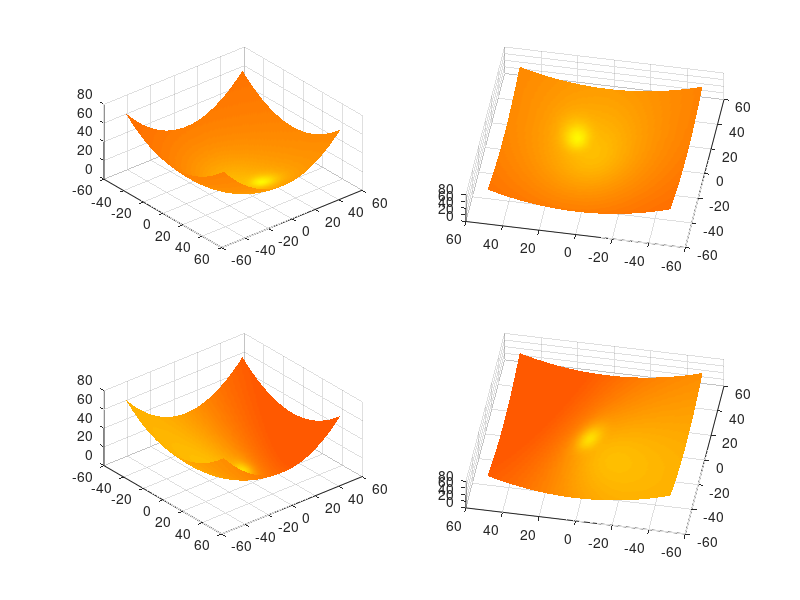

This chart was generated by the following MATLAB code:
a= 9.47;
b= 8.11;
x0= 0.84;
y0= 1.88;
z0= 1.99;
x = -50 : 1 : 50;
y = -50 : 1 : 50;
[X, Y] = meshgrid(x, y);
Z = (X-x0).^2/a^2+(Y-y0).^2/b^2+z0;

subplot(2, 2, 1)
surfl(X, Y, Z, [100 100])
view(50, 50)
shading interp

subplot(2, 2, 2)
surfl(X, Y, Z, [100 100])
view(100, 100)
shading interp

subplot(2, 2, 3)
surfl(X, Y, Z, [150 50])
shading interp
view(50, 50)

subplot(2, 2, 4)
surfl(X, Y, Z, [150 50])
shading interp
view(100, 100)

colormap autumn